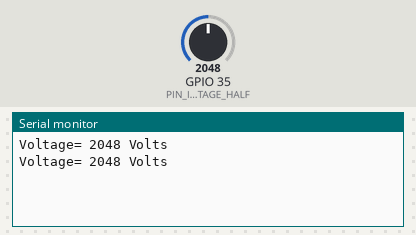
Bench run of a sketch on a simulated ESP32. On the bench: the last lines printed to the serial monitor. The inputs (shaded band) are chosen by the test bench; at power-on: GPIO 35 (PIN_INPUT_VOLTAGE_HALF) = 2048.

Above: at 1.8 s.
1.9 s: GPIO 35 (PIN_INPUT_VOLTAGE_HALF) set to 2866
At 2.8 s:
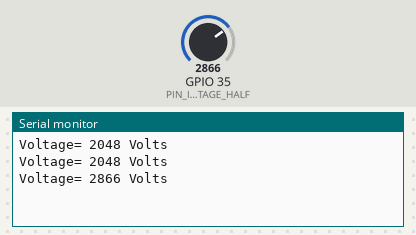
3.4 s: GPIO 35 (PIN_INPUT_VOLTAGE_HALF) set to 3603
At 4.6 s:
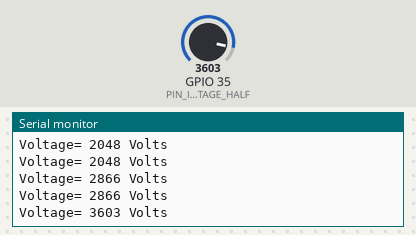
Timing chart, 0 to 6.4 s (numbered marks = the images above; inputs shaded):
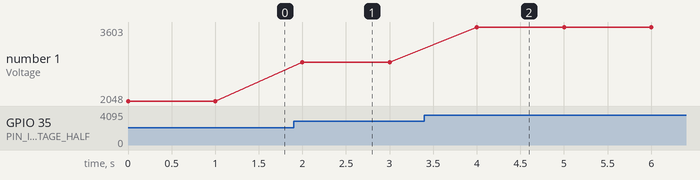

The sketch:

ttgo-measure-battery-voltage.ino
```cpp
#define PIN_INPUT_VOLTAGE_HALF 35

void setup()
{
   Serial.begin(115200);
}

void loop()
{
    int analogvalue = analogRead(PIN_INPUT_VOLTAGE_HALF);
    Serial.print("Voltage= ");                 // prints the voltage value in the serial monitor
    Serial.print(analogvalue);
    Serial.println(" Volts");
    delay(1000);
}
```

Measured:
- after the input at 1.9 s, the serial monitor: prints a new line after 0.10 s (image 1)
- after the input at 3.4 s, the serial monitor: prints a new line after 0.60 s (image 2)
- plotted number 1: 2048 → 2866 after the input at 1.9 s, 2866 → 3603 after the input at 3.4 s
